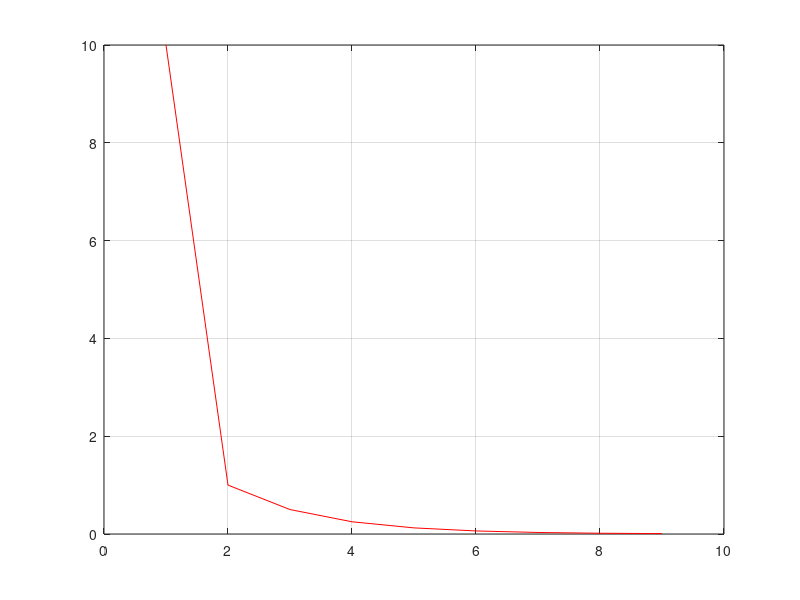

Here is the MATLAB script that generated this plot:
xl=0
xu=2
i=1
e(i)= 10

while(e(i)>0.01)
    
xr=(xl+xu)/2

g_xl = xl^2-2;
g_xr = xr^2-2;
g_xu = xu^2-2;


if(g_xl*g_xr < 0 )
    xu = xr
    e(i+1) = abs(xr-xl);
end

if (g_xu*g_xr < 0 )
    xl = xr
    e(i+1) = abs(xu -xr);
end
i = i+1;
if (g_xu*g_xr ==0 )
    xr = xr;
end

end

tamanio = size (e)
ite = 1:1:tamanio (2);

plot (ite,e, 'color', [1 0 0])
grid on
